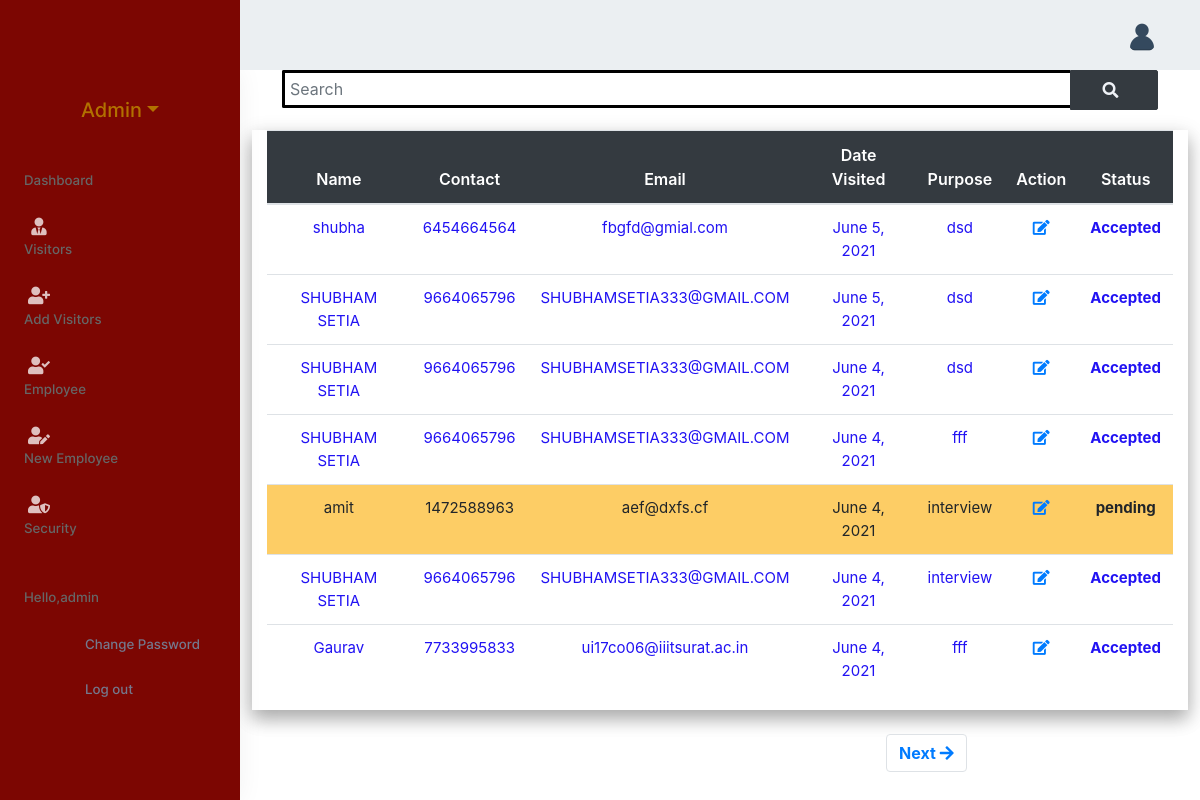
The app's page /visitor/ (signed in) with its own data.
### visit/models.py (models this page shows, shortened)
class Student(models.Model):
    name = models.CharField(max_length=150, null=True)
    contact = models.PositiveIntegerField(null=True)
    email = models.EmailField(max_length=150, null=True)
    address = models.CharField(max_length=250, null=True)
    college = models.CharField(max_length=250, null=True)
    photo = models.ImageField(upload_to = content_file_name, validators = [validate_file_extension], null=True)
    date = models.DateField(null=True, default=date.today)
    from_time = models.TimeField(null=False, default=datetime.now())
    to_time = models.TimeField(null=False)
    purpose = models.CharField(max_length=150, null=True)
    status = models.CharField(max_length=20,default="pending")
    student_entry_time = models.TimeField(null=True,default=None,blank=True)
    student_exit_time = models.TimeField(null=True,default=None,blank=True)

### visit/views.py (the view)
# urls.py: path('visitor/', views.visitors, name='visitor'),
@login_required(login_url='/login/')
@permission_required('visit.is_hr')
def visitors(request):
    visitor = Student.objects.all().order_by('date').reverse()
    pending_visit = Student.objects.filter(date=datetime.now().date()).filter(status='pending')[0:6:-1]
    print("pending visit : ", pending_visit)
    data = visitor.values()
    page_number = request.GET.get('page')
    context = pagination(visitor, page_number)
    context['pending_visit'] = pending_visit
    return render(request, 'visit/visitor1.html', context)

### visit/views.py (called while the page is built)
def pagination(visitor, page_number):
    paginator = Paginator(visitor, 7, orphans=1)
    page_obj = paginator.get_page(page_number)
    print("Page Object:", page_obj)
    context = {'page_obj': page_obj}
    return context

### visit/templates/visit/visitor1.html (shortened to what this page needs)
{% extends 'base1.html' %} {% load static %} {% block content %}
{% include 'visit/navbar1.html' %}
<div class="container-fluid">
<div class="card-box">
  <form
    class="form-inline"
    method="GET"
    action="\visitorsearch"
    id="search_form"
    style="
      margin-top: 3%;
    "
  >
  <div class="container">
  <div class="row emp-profile" >
  <div class="col-md-12" style="display:flex;">
    <input
      class="form-control "
      id="visitorSearchField"
      type="search"
      name="searchText"
      placeholder="Search"
      aria-label="Search"
      style="border-radius: 2px 0px 0px 2px; padding:5px ;width:100%;border:3px black solid;border-style:solid none solid solid;"
    />
    <span style="padding-bottom:20px;width:auto">
          <button type="submit" class="btn btn-dark" style="border-radius: 0px 2px 2px 0px;padding:7px 1.4rem 7px 2rem;">
        <b><i class="fas fa-search ">&nbsp&nbsp&nbsp&nbsp</i></b>
      </button>
      </span>
      </div>
      </div>
  </div>
  </form>
<div class="row">
  <div class="col-12" style="overflow-x: auto; box-shadow:0 10px 16px 0 rgba(0,0,0,0.2),0 6px 20px 0 rgba(0,0,0,0.19) !important;">
    <table class="table table-hover">
      <thead class="bg-dark" style="color:white;font-weight:bold">
        <tr class="text-center">
          <th scope="col">Name</th>
          <th scope="col">Contact</th>
          <th scope="col">Email</th>
          <th scope="col">Date Visited</th>
          <th scope="col">Purpose</th>
          <th scope="col">Action</th>
          <th scope="col">Status</th>
        </tr>
      </thead>
      <tbody style="font-size: 15px;">
        {% for visitor in page_obj %}
        <tr class="text-center"  {% if visitor.status == "Rejected" %}  style="color:red;" {% elif visitor.status == "Accepted" %} style="color:rgb(33, 18, 243);"{%elif visitor.status == "pending" %} style="background-color: rgb(253, 205, 101);"  {% endif %}>
          <td>{{visitor.name}}</td>
          <td>{{visitor.contact}}</td>
          <td>{{visitor.email}}</td>
          <td>{{visitor.date}}</td>
          <td>{{visitor.purpose}}</td>
          <td>
             <a href="{% url 'visit:Accept' visitor.id %}" ><i class="fas fa-edit"></i></a>
          </td>
          <td><b>{{visitor.status}}</b></td>
        </tr>
        {% endfor %}
      </tbody>
    </table>
</div>
</div>
<div>
<br>
  <nav aria-label="Page navigation example">
    <span style="display:flex;">
      <ul class="pagination mx-auto" style="float:right;">
      {% if page_obj.has_next %}
        <li class="page-item"><a class="page-link" href="?page={{page_obj.next_page_number}}{% if not searchText %}&searchText={%elif searchText%}&searchText={{searchText}}{% endif %}"><b>Next&nbsp<i class="fas fa-arrow-right"></i></b></a></li>
      {% endif%}
    </ul>
    </span>
  </nav>
  </div>
</div>
</div>
</div>
{% endblock content %}

### visit/templates/base1.html (shortened to what this page needs)
{% load static %}
<!DOCTYPE html>
<html lang="en">
<head>
   <link href="{% static 'css/bootstrap.min.css' %}" id="bootstrap-stylesheet" rel="stylesheet" type="text/css" />
   <link href="{% static 'css/bootstrap.css' %}" rel="stylesheet" type="text/css" />
   <link href="{% static 'css/icons.min.css' %}" rel="stylesheet" type="text/css" />
   <link href="{% static 'css/app.css' %}" id="app-stylesheet" rel="stylesheet" type="text/css" />
   <link rel="stylesheet" href="{% static 'css/style.css' %}">
   <link href="{% static 'libs/bootstrap-timepicker/bootstrap-timepicker.min.css' %}" rel="stylesheet">
   <link href="{% static 'libs/bootstrap-datepicker/bootstrap-datepicker.css' %}" rel="stylesheet">
        <link
      href="{% static 'css/icons.min.css' %}"
      rel="stylesheet"
      type="text/css"
    />
  <link
      href="{% static 'css/app.min.css' %}"
      id="app-style"
      rel="stylesheet"
      type="text/css"
    />
</head>
<body>
   {% block content %} {% endblock content %}
</body>
</html>

### visit/templates/visit/navbar1.html (shortened to what this page needs)
{% load static %}
<div id="wrapper">
   <div class="navbar-custom">
   <div class="logo-box">
   </div>
   <ul class="list-unstyled topnav-menu float-right mb-0">
       <li class="dropdown notification-list">
           <a class="nav-link dropdown-toggle nav-user mr-0 waves-effect" data-toggle="dropdown" href="#" role="button" aria-haspopup="false" aria-expanded="false">
            <img src="{% static 'images/user_icon.png' %}" alt="user-image" class="rounded-circle">
           </a>
       </li>
   </ul>
  </div>
   {% include 'visit/sidebar.html' %}
<div class="content-page">
 <div class="content">

### visit/templates/visit/sidebar.html (shortened to what this page needs)
{% load static %}
<div class="left-side-menu">
   <div class="slimscroll-menu">
       <div class="user-box text-center">
           <div class="dropdown">
               <a href="#" class="user-name dropdown-toggle h5 mt-2 mb-1 d-block" data-toggle="dropdown"  aria-expanded="false">{{user.username.capitalize}}</a>
           </div>
       </div>
        <div id="sidebar-menu">
            <ul class="metismenu" id="side-menu">
                {%if request.user.is_superuser%}
        <li><a href="{% url 'visit:dashboard' %}" style="dispay:flex;"><i style="color: white;" class="mdi mdi-view-dashboard"></i> <span>Dashboard </span></a></li>
        <li><a href="{% url 'visit:visitor' %}" style="dispay:flex;"><i style="color: white;" class="fas fa-user-tie"></i><span> Visitors </span></a></li>
        <li><a href="{% url 'visit:newvisitor' %}" style="dispay:flex;"><i style="color: white;" class="fas fa-user-plus"></i><span>Add&nbspVisitors</span></a></li>
        <li><a href="{% url 'visit:NewApplicants' %}" style="dispay:flex;"><i style="color: white;" class="fas fa-user-check"></i><span>Employee</span></a></li>
        <li><a href="{% url 'visit:register' %}" style="dispay:flex;"><i style="color: white;" class=" fas fa-user-edit"></i><span>New&nbspEmployee</span></a></li>
         <li><a href="{% url 'visit:security_page' %}" style="dispay:flex;"><i style="color: white;" class=" fas fa-user-shield"></i><span>Security</span></a></li>
          <li>
          <a href="#" style="dispay:flex;">
          <i  style="color: white;"  class="mdi mdi-account-convert"></i>
          <span>Hello,{{user}}</span><span class="menu-arrow"></span>
                    </a>
                    <ul class="nav-second-level" aria-expanded="false">
                        <li><a href="{% url 'visit:changepass' %}"><i  style="color: white;" class="mdi mdi-plus"></i>Change Password</a></li>
                        <li><a href="{% url 'visit:logout' %}"><i  style="color: white;" class="mdi mdi-logout"></i>Log out</a></li>
                    </ul>
                </li>
         {% elif request.user.is_staff and perms.visit.is_Security %}
         <listyle="margin-right: 10px;"><a href="{% url 'visit:security_page' %}"><i  style="color: white;" class="fas fa-user-shield"></i><span>Security Page</span></a></li>
         {% endif %}
            </ul>
        </div>
    </div>
</div>

### static/css/style.css (style rules this page uses)
body { padding: 0; margin: 0; overflow-x: hidden; }
span { color: #666; display: block; padding: 0 0 5px; }
input, textarea { width: 90%; padding: 10px; margin-bottom: 20px; border: 1px solid #1c87c9; outline: none; }

### records on screen
Student: name "shubha", contact "6454664564", email "fbgfd@gmial.com", date "June 5, 2021", purpose "dsd", status "Accepted"
Student: name "SHUBHAM SETIA", contact "9664065796", email "SHUBHAMSETIA333@GMAIL.COM", date "June 5, 2021", purpose "dsd", status "Accepted"
Student: name "SHUBHAM SETIA", contact "9664065796", email "SHUBHAMSETIA333@GMAIL.COM", date "June 4, 2021", purpose "dsd", status "Accepted"
Student: name "SHUBHAM SETIA", contact "9664065796", email "SHUBHAMSETIA333@GMAIL.COM", date "June 4, 2021", purpose "fff", status "Accepted"
Student: name "amit", contact "1472588963", email "aef@dxfs.cf", date "June 4, 2021", purpose "interview", status "pending"
Student: name "SHUBHAM SETIA", contact "9664065796", email "SHUBHAMSETIA333@GMAIL.COM", date "June 4, 2021", purpose "interview", status "Accepted"
Student: name "Gaurav", contact "7733995833", email "ui17co06@iiitsurat.ac.in", date "June 4, 2021", purpose "fff", status "Accepted"

### other values on screen
{{ user.username.capitalize }} "Admin"
{{ user }} "admin"
